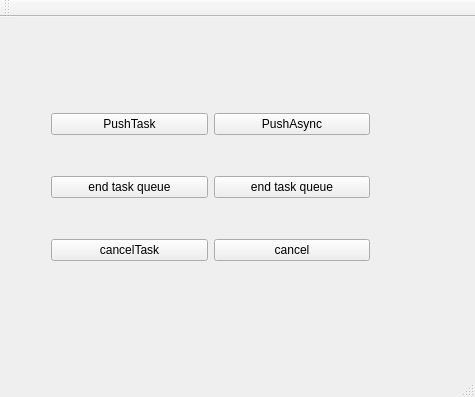
<?xml version="1.0" encoding="UTF-8"?>
<ui version="4.0">
 <class>MainWindow</class>
 <widget class="QMainWindow" name="MainWindow">
  <property name="geometry">
   <rect>
    <x>0</x>
    <y>0</y>
    <width>475</width>
    <height>397</height>
   </rect>
  </property>
  <property name="windowTitle">
   <string>MainWindow</string>
  </property>
  <widget class="QWidget" name="centralWidget">
   <widget class="QWidget" name="horizontalLayoutWidget">
    <property name="geometry">
     <rect>
      <x>40</x>
      <y>50</y>
      <width>341</width>
      <height>241</height>
     </rect>
    </property>
    <layout class="QHBoxLayout" name="horizontalLayout">
     <item>
      <layout class="QVBoxLayout" name="verticalLayout">
       <item>
        <widget class="QPushButton" name="pushButton_2">
         <property name="text">
          <string>PushTask</string>
         </property>
        </widget>
       </item>
       <item>
        <widget class="QPushButton" name="pushButton">
         <property name="text">
          <string>end task queue</string>
         </property>
        </widget>
       </item>
       <item>
        <widget class="QPushButton" name="pushButton_4">
         <property name="text">
          <string>cancelTask</string>
         </property>
        </widget>
       </item>
      </layout>
     </item>
     <item>
      <layout class="QVBoxLayout" name="verticalLayout_2">
       <item>
        <widget class="QPushButton" name="pushButton_3">
         <property name="text">
          <string>PushAsync</string>
         </property>
        </widget>
       </item>
       <item>
        <widget class="QPushButton" name="pushButton_6">
         <property name="text">
          <string>end task queue</string>
         </property>
        </widget>
       </item>
       <item>
        <widget class="QPushButton" name="pushButton_5">
         <property name="text">
          <string>cancel</string>
         </property>
        </widget>
       </item>
      </layout>
     </item>
    </layout>
   </widget>
  </widget>
  <widget class="QMenuBar" name="menuBar">
   <property name="geometry">
    <rect>
     <x>0</x>
     <y>0</y>
     <width>475</width>
     <height>23</height>
    </rect>
   </property>
  </widget>
  <widget class="QToolBar" name="mainToolBar">
   <attribute name="toolBarArea">
    <enum>TopToolBarArea</enum>
   </attribute>
   <attribute name="toolBarBreak">
    <bool>false</bool>
   </attribute>
  </widget>
  <widget class="QStatusBar" name="statusBar"/>
 </widget>
 <layoutdefault spacing="6" margin="11"/>
 <resources/>
 <connections/>
</ui>
